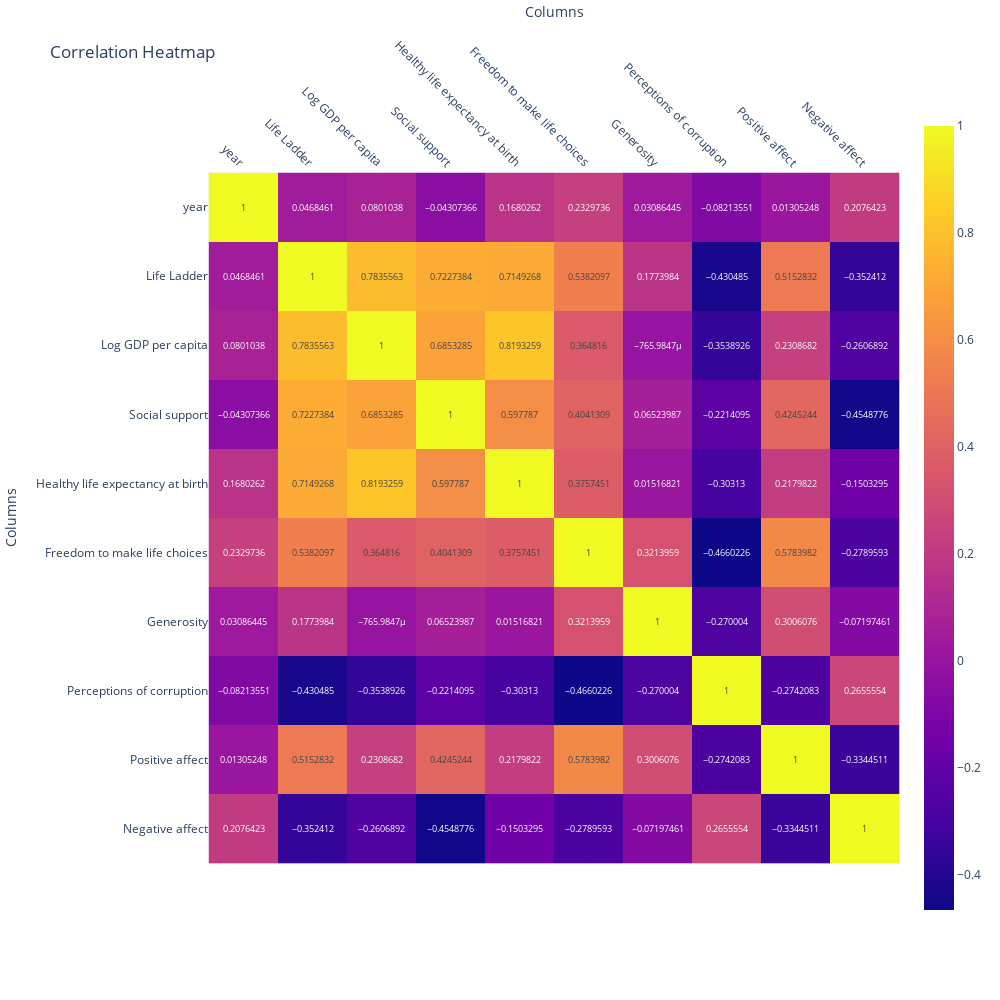

The notebook cell this image was saved under:
### Markdown cell above
## Finding Correlations between Features

### Code cell
Heatmap(df)

### Figure 1 — Plotly figure (JSON) as saved in the notebook; plotly's stock layout.template omitted (floating-point values rounded to 4 significant figures)
{"data": [{"coloraxis": "coloraxis", "hovertemplate": "x: %{x}<br>y: %{y}<br>color: %{z}<extra></extra>", "name": "0", "texttemplate": "%{z}", "type": "heatmap", "x": ["year", "Life Ladder", "Log GDP per capita", "Social support", "Healthy life expectancy at birth", "Freedom to make life choices", "Generosity", "Perceptions of corruption", "Positive affect", "Negative affect"], "xaxis": "x", "y": ["year", "Life Ladder", "Log GDP per capita", "Social support", "Healthy life expectancy at birth", "Freedom to make life choices", "Generosity", "Perceptions of corruption", "Positive affect", "Negative affect"], "yaxis": "y", "z": [[1.0, 0.04685, 0.0801, -0.04307, 0.168, 0.233, 0.03086, -0.08214, 0.01305, 0.2076], [0.04685, 1.0, 0.7836, 0.7227, 0.7149, 0.5382, 0.1774, -0.4305, 0.5153, -0.3524], [0.0801, 0.7836, 1.0, 0.6853, 0.8193, 0.3648, -0.000766, -0.3539, 0.2309, -0.2607], [-0.04307, 0.7227, 0.6853, 1.0, 0.5978, 0.4041, 0.06524, -0.2214, 0.4245, -0.4549], [0.168, 0.7149, 0.8193, 0.5978, 1.0, 0.3757, 0.01517, -0.3031, 0.218, -0.1503], [0.233, 0.5382, 0.3648, 0.4041, 0.3757, 1.0, 0.3214, -0.466, 0.5784, -0.279], [0.03086, 0.1774, -0.000766, 0.06524, 0.01517, 0.3214, 1.0, -0.27, 0.3006, -0.07197], [-0.08214, -0.4305, -0.3539, -0.2214, -0.3031, -0.466, -0.27, 1.0, -0.2742, 0.2656], [0.01305, 0.5153, 0.2309, 0.4245, 0.218, 0.5784, 0.3006, -0.2742, 1.0, -0.3345], [0.2076, -0.3524, -0.2607, -0.4549, -0.1503, -0.279, -0.07197, 0.2656, -0.3345, 1.0]]}], "layout": {"coloraxis": {"colorscale": [[0, "#0d0887"], [0.1111, "#46039f"], [0.2222, "#7201a8"], [0.3333, "#9c179e"], [0.4444, "#bd3786"], [0.5556, "#d8576b"], [0.6667, "#ed7953"], [0.7778, "#fb9f3a"], [0.8889, "#fdca26"], [1, "#f0f921"]]}, "height": 1000, "margin": {"t": 60}, "title": {"text": "Correlation Heatmap"}, "width": 1000, "xaxis": {"anchor": "y", "constrain": "domain", "domain": [0, 1], "scaleanchor": "y", "side": "top", "tickangle": 45, "title": {"text": "Columns"}}, "yaxis": {"anchor": "x", "autorange": "reversed", "constrain": "domain", "domain": [0, 1], "title": {"text": "Columns"}}}}
